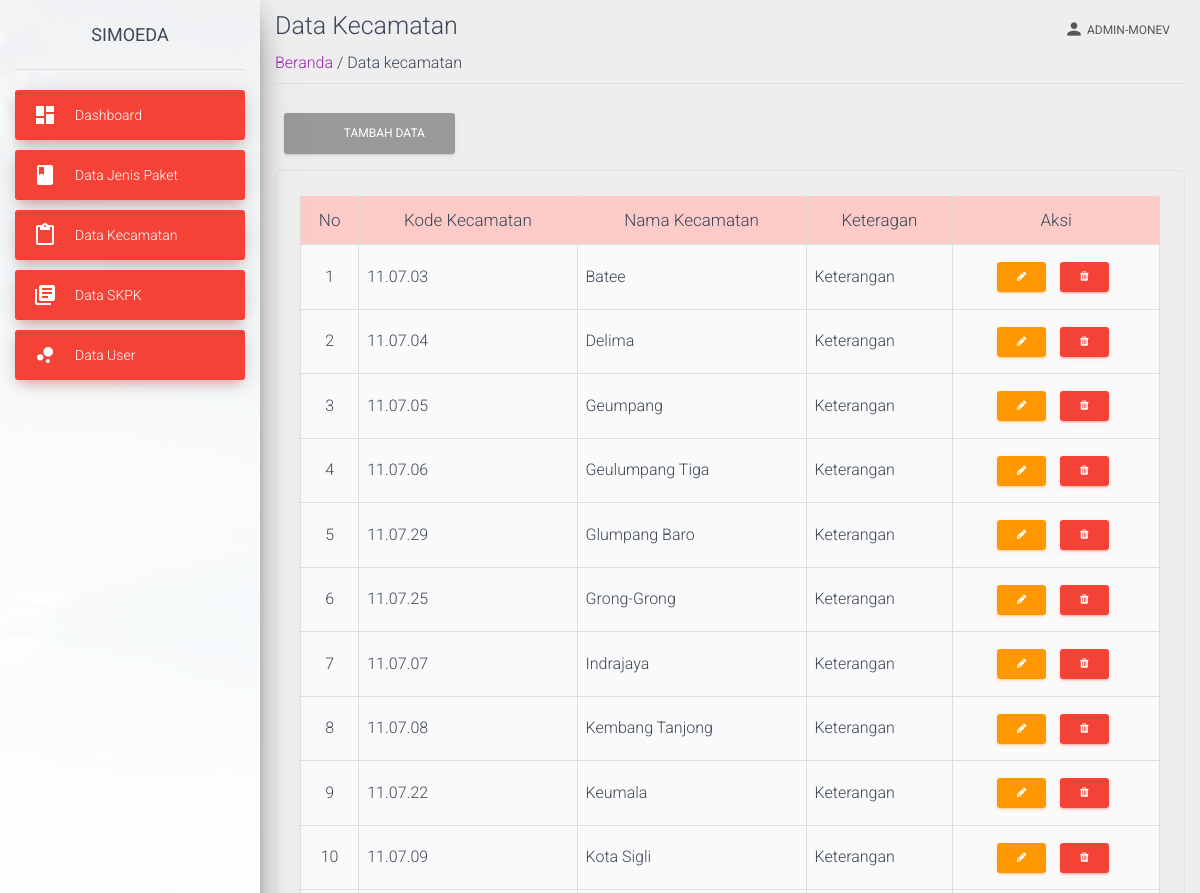
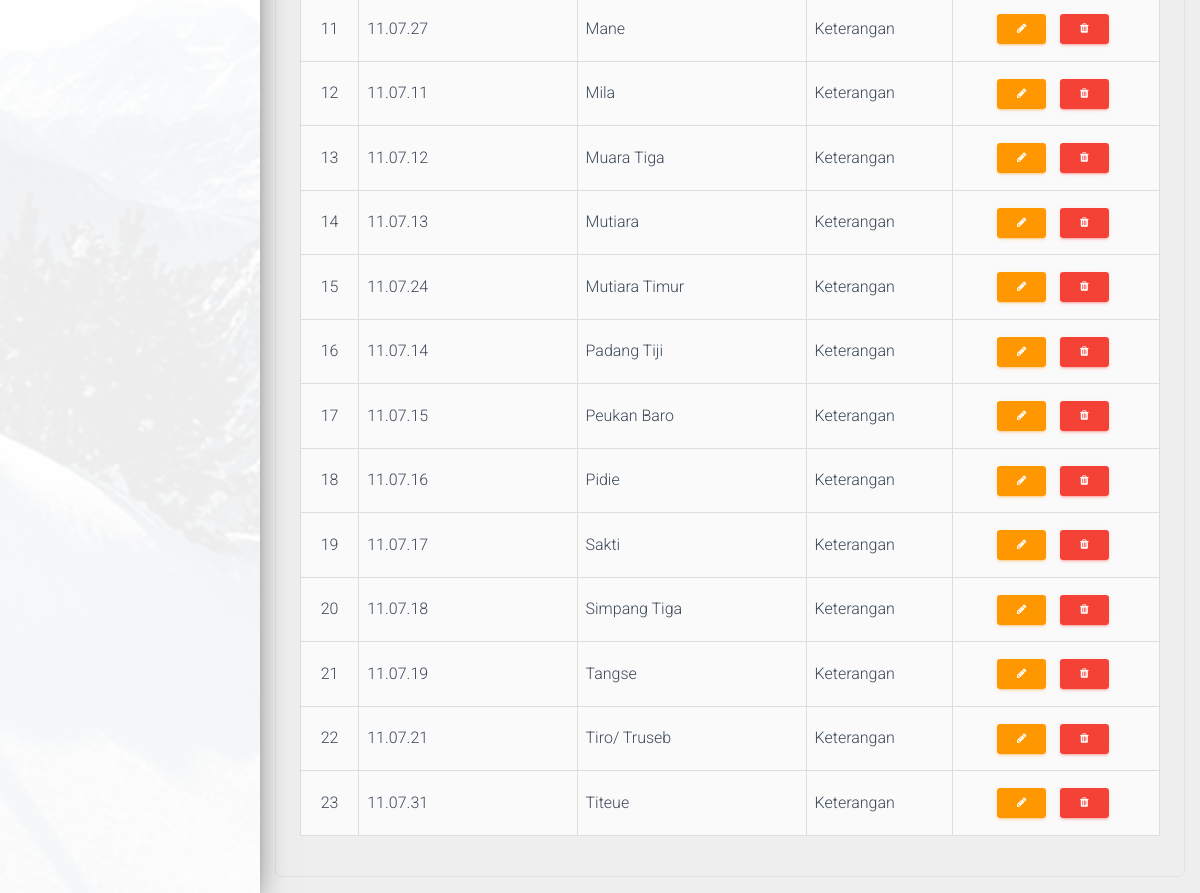
The app's page /view/data-kecamatan.php (signed in) with its own data (2 pictures, top to bottom).
### tables this page shows
CREATE TABLE `kecamatan` (
  `id_kecamatan` int(11) NOT NULL,
  `kode_kecamatan` varchar(25) NOT NULL,
  `nama_kecamatan` varchar(25) NOT NULL,
  `keterangan` varchar(255) DEFAULT NULL
);

### view/data-kecamatan.php (the view, shortened to what this page needs)
<?php
require('../view/template-atas-admin.php');
require('../proses/koneksi.php');
?>
    <div class="container container-fluid">
        <div class="title">
            <h3 class="text-gray-800 my-2">Data Kecamatan</h3>
        </div>
        <div class="subtitle border-bottom mb-4 pb-2">
            <span class=""><a href="index">Beranda </a></span>
            <span class="text-grey"> / Data kecamatan</span>
        </div>
        <div class="button mb-2 ml-2">
            <button class="btn btn-md btn-custom mb-2 shadow" data-bs-toggle="modal"
                data-bs-target="#dataKecamatanTambah">
                <i class="bi bi-plus-square mr-4"></i>&nbsp;
                Tambah Data
            </button>
        </div>
        <div class="table col col-auto border p-4 shadow rounded">
            <table id="myTable" class="table table-bordered"
                data-page-length="25">
                <thead class="table-danger text-center">
                    <tr>
                        <th class="text-center">No</th>
                        <th>Kode Kecamatan</th>
                        <th>Nama Kecamatan</th>
                        <th>Keteragan</th>
                        <th class="text-center">Aksi</th>
                    </tr>
                </thead>
                <?php
                            $noUrut=1;
                            $data=mysqli_query($koneksi,"SELECT * FROM kecamatan");
                            ?>
                <tbody id="dataTable">
                    <?php
                            while($d=mysqli_fetch_array($data)){
                            ?>
                    <tr>
                        <td class="text-center"><?php echo $noUrut++; ?></td>
                        <td><?php echo $d['kode_kecamatan']; ?></td>
                        <td><?php echo $d['nama_kecamatan']; ?></td>
                        <td><?php echo $d['keterangan']; ?></td>
                        <td class="text-center">
                            <button class="btn btn-sm btn-warning fa fa-pencil mr-2" title="Edit" data-bs-toggle="modal"
                                data-bs-target="#dataKecamatanEdit<?php echo $d['id_kecamatan']; ?>"
                                value="<?php echo $d['id_kecamatan']; ?>"></button>
                            <a href="proses/data-kecamatan-hapus?id=<?php echo $d['id_kecamatan']; ?>"
                                onClick="return confirm('Apakah anda yakin menghapus data ini?')">
                                <i class="btn btn-sm btn-danger fa fa-trash mr-2" title="Hapus"></i>
                            </a>
                        </td>
                    </tr>
                    <?php
                            }
                        ?>
                </tbody>
            </table>
        </div>
    </div>

### records on screen
kecamatan: kode_kecamatan "11.07.03", nama_kecamatan "Batee", keterangan "Keterangan"
kecamatan: kode_kecamatan "11.07.04", nama_kecamatan "Delima", keterangan "Keterangan"
kecamatan: kode_kecamatan "11.07.05", nama_kecamatan "Geumpang", keterangan "Keterangan"
kecamatan: kode_kecamatan "11.07.06", nama_kecamatan "Geulumpang Tiga", keterangan "Keterangan"
kecamatan: kode_kecamatan "11.07.29", nama_kecamatan "Glumpang Baro", keterangan "Keterangan"
kecamatan: kode_kecamatan "11.07.25", nama_kecamatan "Grong-Grong", keterangan "Keterangan"
kecamatan: kode_kecamatan "11.07.07", nama_kecamatan "Indrajaya", keterangan "Keterangan"
kecamatan: kode_kecamatan "11.07.08", nama_kecamatan "Kembang Tanjong", keterangan "Keterangan"
kecamatan: kode_kecamatan "11.07.22", nama_kecamatan "Keumala", keterangan "Keterangan"
kecamatan: kode_kecamatan "11.07.09", nama_kecamatan "Kota Sigli", keterangan "Keterangan"
kecamatan: kode_kecamatan "11.07.27", nama_kecamatan "Mane", keterangan "Keterangan"
kecamatan: kode_kecamatan "11.07.11", nama_kecamatan "Mila", keterangan "Keterangan"
kecamatan: kode_kecamatan "11.07.12", nama_kecamatan "Muara Tiga", keterangan "Keterangan"
kecamatan: kode_kecamatan "11.07.13", nama_kecamatan "Mutiara", keterangan "Keterangan"
kecamatan: kode_kecamatan "11.07.24", nama_kecamatan "Mutiara Timur", keterangan "Keterangan"
kecamatan: kode_kecamatan "11.07.14", nama_kecamatan "Padang Tiji", keterangan "Keterangan"
kecamatan: kode_kecamatan "11.07.15", nama_kecamatan "Peukan Baro", keterangan "Keterangan"
kecamatan: kode_kecamatan "11.07.16", nama_kecamatan "Pidie", keterangan "Keterangan"
kecamatan: kode_kecamatan "11.07.17", nama_kecamatan "Sakti", keterangan "Keterangan"
kecamatan: kode_kecamatan "11.07.18", nama_kecamatan "Simpang Tiga", keterangan "Keterangan"
kecamatan: kode_kecamatan "11.07.19", nama_kecamatan "Tangse", keterangan "Keterangan"
kecamatan: kode_kecamatan "11.07.21", nama_kecamatan "Tiro/ Truseb", keterangan "Keterangan"
kecamatan: kode_kecamatan "11.07.31", nama_kecamatan "Titeue", keterangan "Keterangan"

### other values on screen
$_SESSION['level'] "ADMIN-MONEV"
